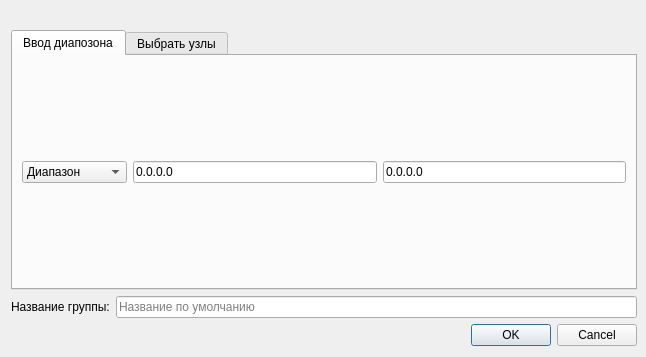
<?xml version="1.0" encoding="UTF-8"?>
<ui version="4.0">
 <class>DialogGroup</class>
 <widget class="QDialog" name="DialogGroup">
  <property name="geometry">
   <rect>
    <x>0</x>
    <y>0</y>
    <width>549</width>
    <height>335</height>
   </rect>
  </property>
  <property name="windowTitle">
   <string>Dialog</string>
  </property>
  <layout class="QGridLayout" name="gridLayout">
   <property name="sizeConstraint">
    <enum>QLayout::SetFixedSize</enum>
   </property>
   <property name="topMargin">
    <number>30</number>
   </property>
   <property name="rightMargin">
    <number>9</number>
   </property>
   <item row="0" column="0">
    <widget class="QTabWidget" name="rangeAddWidget">
     <property name="enabled">
      <bool>true</bool>
     </property>
     <property name="currentIndex">
      <number>0</number>
     </property>
     <widget class="QWidget" name="tab_3">
      <property name="enabled">
       <bool>true</bool>
      </property>
      <attribute name="title">
       <string>Ввод диапозона</string>
      </attribute>
      <layout class="QVBoxLayout" name="verticalLayout">
       <item>
        <layout class="QHBoxLayout" name="horizontalLayout">
         <property name="sizeConstraint">
          <enum>QLayout::SetFixedSize</enum>
         </property>
         <item>
          <widget class="QComboBox" name="comboBox">
           <item>
            <property name="text">
             <string>Диапазон</string>
            </property>
           </item>
           <item>
            <property name="text">
             <string>IP/маска сети</string>
            </property>
           </item>
          </widget>
         </item>
         <item>
          <widget class="QLineEdit" name="lineEditStartIP">
           <property name="text">
            <string>0.0.0.0</string>
           </property>
          </widget>
         </item>
         <item>
          <widget class="QLineEdit" name="lineEditEndIP">
           <property name="enabled">
            <bool>true</bool>
           </property>
           <property name="text">
            <string>0.0.0.0</string>
           </property>
          </widget>
         </item>
        </layout>
       </item>
      </layout>
     </widget>
     <widget class="QWidget" name="tab_4">
      <attribute name="title">
       <string>Выбрать узлы</string>
      </attribute>
      <layout class="QHBoxLayout" name="horizontalLayout_5">
       <item>
        <layout class="QVBoxLayout" name="verticalLayout_3">
         <item>
          <widget class="QLabel" name="label_3">
           <property name="text">
            <string>Все узлы</string>
           </property>
          </widget>
         </item>
         <item>
          <widget class="QListView" name="listNodesAll">
           <property name="enabled">
            <bool>true</bool>
           </property>
           <property name="editTriggers">
            <set>QAbstractItemView::NoEditTriggers</set>
           </property>
          </widget>
         </item>
        </layout>
       </item>
       <item>
        <layout class="QVBoxLayout" name="verticalLayout_2">
         <item>
          <widget class="QPushButton" name="nodeAdd">
           <property name="enabled">
            <bool>false</bool>
           </property>
           <property name="text">
            <string>Добавить</string>
           </property>
          </widget>
         </item>
         <item>
          <widget class="QPushButton" name="nodeDelete">
           <property name="enabled">
            <bool>false</bool>
           </property>
           <property name="text">
            <string>Убрать</string>
           </property>
          </widget>
         </item>
        </layout>
       </item>
       <item>
        <layout class="QVBoxLayout" name="verticalLayout_4">
         <item>
          <widget class="QLabel" name="label_4">
           <property name="text">
            <string>Узлы для добавления в группу</string>
           </property>
          </widget>
         </item>
         <item>
          <widget class="QListView" name="listNodesChosen">
           <property name="editTriggers">
            <set>QAbstractItemView::NoEditTriggers</set>
           </property>
          </widget>
         </item>
        </layout>
       </item>
      </layout>
     </widget>
    </widget>
   </item>
   <item row="2" column="0">
    <widget class="QDialogButtonBox" name="buttonBox">
     <property name="orientation">
      <enum>Qt::Horizontal</enum>
     </property>
     <property name="standardButtons">
      <set>QDialogButtonBox::Cancel|QDialogButtonBox::Ok</set>
     </property>
    </widget>
   </item>
   <item row="1" column="0">
    <layout class="QHBoxLayout" name="horizontalLayout_2">
     <property name="sizeConstraint">
      <enum>QLayout::SetFixedSize</enum>
     </property>
     <item>
      <widget class="QLabel" name="label">
       <property name="text">
        <string>Название группы:</string>
       </property>
      </widget>
     </item>
     <item>
      <widget class="QLineEdit" name="lineEditNameGroup">
       <property name="text">
        <string/>
       </property>
       <property name="placeholderText">
        <string>Название по умолчанию</string>
       </property>
      </widget>
     </item>
    </layout>
   </item>
  </layout>
 </widget>
 <resources/>
 <connections>
  <connection>
   <sender>buttonBox</sender>
   <signal>accepted()</signal>
   <receiver>DialogGroup</receiver>
   <slot>accept()</slot>
   <hints>
    <hint type="sourcelabel">
     <x>248</x>
     <y>254</y>
    </hint>
    <hint type="destinationlabel">
     <x>157</x>
     <y>274</y>
    </hint>
   </hints>
  </connection>
  <connection>
   <sender>buttonBox</sender>
   <signal>rejected()</signal>
   <receiver>DialogGroup</receiver>
   <slot>reject()</slot>
   <hints>
    <hint type="sourcelabel">
     <x>316</x>
     <y>260</y>
    </hint>
    <hint type="destinationlabel">
     <x>286</x>
     <y>274</y>
    </hint>
   </hints>
  </connection>
 </connections>
</ui>
